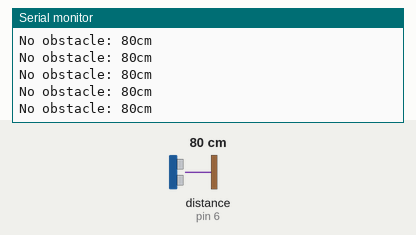
Bench run of a sketch on a simulated Arduino Uno, built with avr-gcc and run on an emulated ATmega328P. Parts: the last lines printed to the serial monitor. Wiring (inferred from the names in the program): ultrasonic range finder: trigger pin 7; echo pin 6. Inputs (shaded band) come from the test bench; at power-on: distance to the obstacle (sensor on pin 6) 80 cm. The echo pulse lasts 58.3 µs per cm.

Above: at 1.2 s.
1.3 s: distance to the obstacle (sensor on pin 6) set to 2 cm
At 1.38 s:
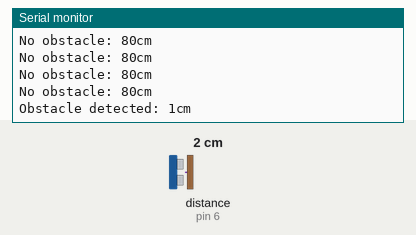
3.2 s: distance to the obstacle (sensor on pin 6) set to 250 cm
At 3.3 s:
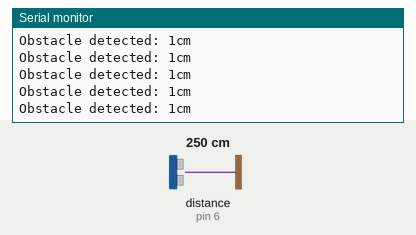

Measured:
- after the input at 1.3 s, the serial monitor: prints a new line after 0.07 s (image 1)

The sketch:

ultrasonic_obstacle_detector.ino
```cpp
// Define ultrasonic sensor pins
const int TRIG = 7;  // Trigger pin (sends the pulse)
const int ECHO = 6;  // Echo pin (receives the reflected pulse)

// Define the distance threshold to detect an obstacle
const int obstacle_distance = 20;  // In centimeters

void setup() {
  Serial.begin(9600);       // Start serial communication
  pinMode(TRIG, OUTPUT);    // Set TRIG pin as output
  pinMode(ECHO, INPUT);     // Set ECHO pin as input
}

void loop() {
  // Send ultrasonic pulse
  digitalWrite(TRIG, LOW);          // Ensure TRIG starts low
  delayMicroseconds(2);             // Wait for 2 microseconds
  digitalWrite(TRIG, HIGH);         // Send a 10-microsecond pulse
  delayMicroseconds(10);           // Duration of the pulse
  digitalWrite(TRIG, LOW);          // End the pulse

  // Measure the round-trip time of the sound (in microseconds)
  long duration = pulseIn(ECHO, HIGH);  // Time ECHO pin stayed HIGH

  // Convert time to distance (formula: distance = time / 58)
  int distance = duration / 58;         // Result in centimeters

  // Check if the distance is less than or equal to the threshold
  if (distance <= obstacle_distance) {
    Serial.print("Obstacle detected: ");
    Serial.print(distance);
    Serial.println("cm");
  } else {
    Serial.print("No obstacle: ");
    Serial.print(distance);
    Serial.println("cm");
  }

  delay(100);  // Wait 100 milliseconds before the next reading
}
```
